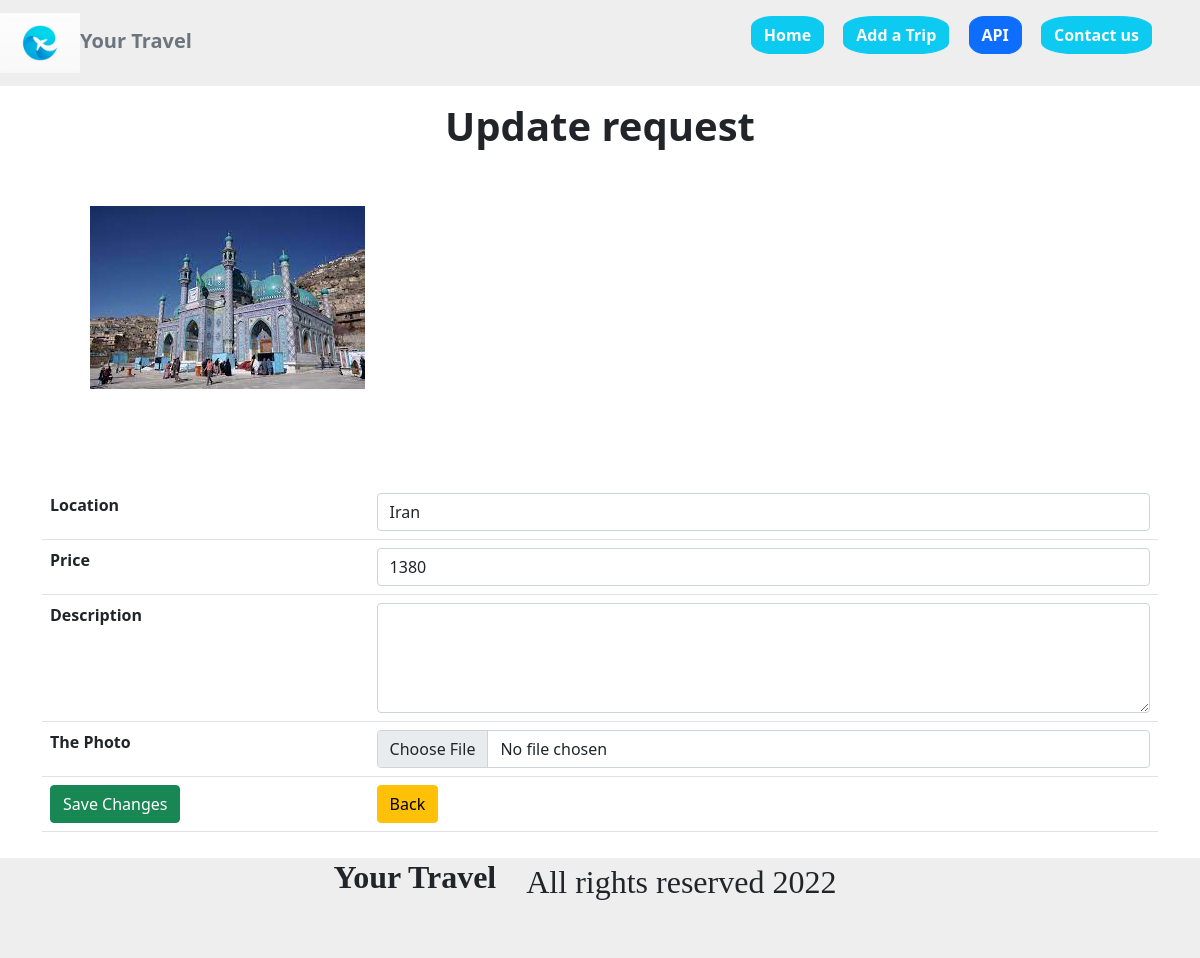
Page /update.php?id=4 on the committed database.
### tables this page shows
CREATE TABLE `trips` (
  `id` int(25) NOT NULL,
  `picture` varchar(255) NOT NULL,
  `location` varchar(150) NOT NULL,
  `price` varchar(11) NOT NULL,
  `description` varchar(250) NOT NULL
);

### update.php (the view, shortened to what this page needs)
<?php
require_once 'actions/db_connect.php';
if(isset($_GET["id"])) {
    $id = $_GET["id"];
    $sql = "SELECT * FROM trips WHERE id =$id";
      $result = mysqli_query($conn,$sql);
    if(mysqli_num_rows($result) == 1) {
        $data = mysqli_fetch_assoc($result);
    } else {
        header( "location: error.php");
    }
 } else {
    header("location: error.php");
 }
 ?>
<!DOCTYPE html>
<html lang="en">
<head>
    <link rel="stylesheet" href="HTML/style.css">
    <link href="https://cdn.jsdelivr.net/npm/bootstrap@5.1.3/dist/css/bootstrap.min.css" rel="stylesheet">
</head>
<body>
     <?php require_once 'HTML/nav.php';?>
     <fieldset class="container">
          <h1 class="text-center fw-bold mt-3">Update request</h1>
               <img class='img-rounded-circle mb-5 p-5'  src='pictures/<?php echo $data["picture"]?>'>
           <form action ="actions/a_update.php"  method="POST"  enctype="multipart/form-data">
                <table class="table">
                   <tr>
                       <th>Location</th>
                       <td><input class ="form-control" type="text"   name="location" placeholder  ="Product Name" value="<?php echo $data["location"] ?>" /></td>
                   </tr>
                   <tr>
                       <th>Price</th>
                        <td><input   class="form-control" type= "number" name="price" step="any"  placeholder="Price" value ="<?php echo $data["price"] ?>" /></td>
                   </tr>
                   <th>Description</th>
                            <td>
                                <textarea class='form-control' type="text" name= "description" value="<?php echo $data["description"] ?>" placeholder="Max 600 characters" rows="4">
                            </textarea></td>
                   <tr>
                       <th>The Photo</th >
                       <td><input class= "form-control" type="file"  name= "picture" value ="<?php echo $data['picture']?>" /></td>
                   </tr>
                   <tr>
                       <td><button class ="btn btn-success" type = "submit">Save Changes</button></td>
                       <td><a href= "index.php" class ="btn btn-warning" type ="button">Back </a ></td>
                   </tr>
               </table>
           </form>
       </fieldset>
    <?php require_once 'HTML/footer.php';?>
</body>
</html>

### HTML/style.css (style rules this page uses)
* { margin: 0; padding: 0; box-sizing: border-box; }
.container { margin: 0 auto; padding-left: 15px; padding-right: 15px; }

### rows in the picture
trips: picture (picture), location "Iran", price "1380"
